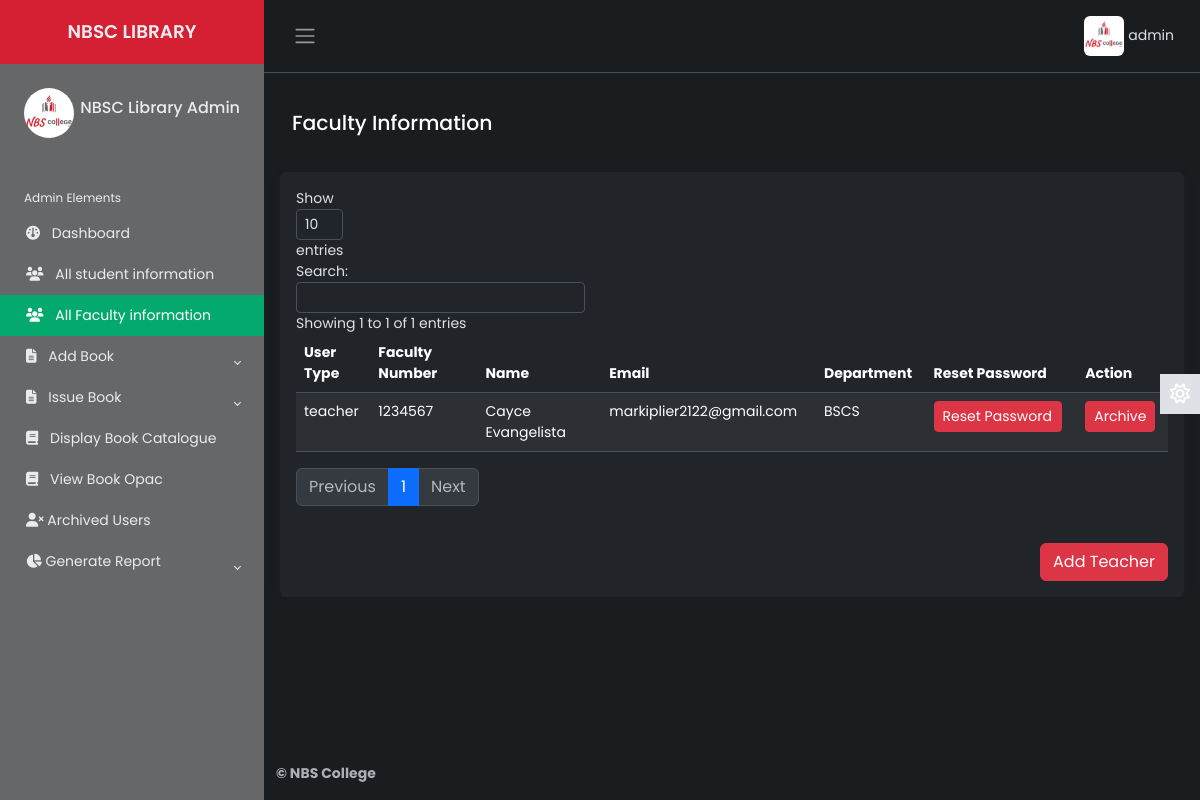
The page /Source/librarian/all-teacher-info.php (signed in) on the database as committed earlier.
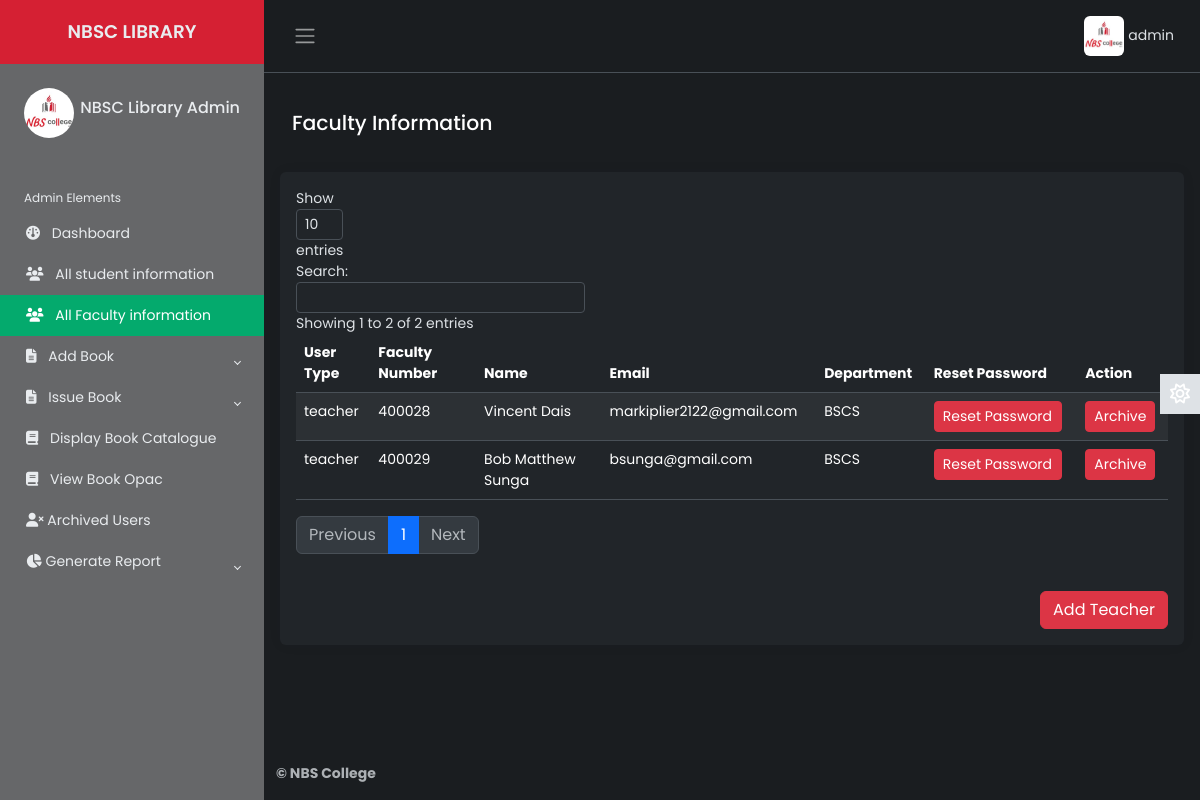
The same page on the database as committed later.
### tables this page shows
CREATE TABLE `lib_registration` (
  `id` int(2) NOT NULL,
  `name` varchar(50) NOT NULL,
  `username` varchar(20) NOT NULL,
  `password` varchar(20) NOT NULL,
  `email` varchar(50) NOT NULL,
  `phone` varchar(20) NOT NULL,
  `address` varchar(100) NOT NULL,
  `photo` varchar(500) NOT NULL,
  `status` varchar(7) NOT NULL
);

CREATE TABLE `teacher` (
  `id_number` varchar(20) NOT NULL,
  `first_name` varchar(50) NOT NULL,
  `last_name` varchar(50) NOT NULL,
  `middle_name` varchar(50) NOT NULL,
  `email` varchar(50) NOT NULL,
  `dept` varchar(50) NOT NULL,
  `password` varchar(50) NOT NULL,
  `user_type` varchar(50) NOT NULL,
  `photo` varchar(5000) NOT NULL,
  `status` varchar(7) NOT NULL,
  `vkey` varchar(255) NOT NULL,
  `verified` varchar(3) NOT NULL
);

### Source/librarian/all-teacher-info.php (the view, shortened to what the changed rows need)
        <?php
    include 'inc/header.php';
    include 'inc/connection.php';
 ?>
<main class="content px-3 py-2">
            <br>
            <div class="card border-0">
                        <div class="card-body">
                            <table class="table table-hover  table-striped" id="dtBasicExample">
                                <thead style="text-align: left;">
                                    <tr>
                                        <th scope="col">User Type</th>
                                        <th scope="col" class="text-left">Faculty Number</th>
                                        <th scope="col">Name</th>
                                        <th scope="col">Email</th>
                                        <th scope="col">Department</th>
                                        <th scope="col">Reset Password</th>
                                        <th scope="col">Action</th>
                                    </tr>
                                </thead>
                                <tbody class="text-left">
                                <?php
                                        $res2= mysqli_query($link, "select * from teacher ORDER BY id_number DESC");
                                        while ($row1=mysqli_fetch_array($res2)) {
                                            echo "<tr>";
                                            echo "<td>"; echo $row1["user_type"]; echo "</td>";
                                            echo "<td>"; echo $row1["id_number"]; echo "</td>";
                                            echo "<td>"; echo $row1["first_name"]; "<td>"; echo " "; echo $row1["last_name"]; echo "</td>";
                                            echo "<td>"; echo $row1["email"]; echo "</td>";
                                            echo "<td>"; echo $row1["dept"]; echo "</td>";
                                            echo "<td>";
                                            ?>
                                                <button style="text-align:left; width:128px; max-width:128px;" class='btn btn-danger btn-sm' onclick="resetPasswordConfirmation('<?php echo $row1["id_number"]; ?>', '<?php echo $row1["first_name"] . ' ' . $row1["last_name"]; ?>')">Reset Password</button>
                                            <?php
                                            echo "</td>";
                                            echo "<td>";
                                            ?>
                                                <button class='btn btn-danger btn-sm' onclick="deleteUserConfirmation1('<?php echo $row1["id_number"]; ?>', '<?php echo $row1["first_name"] . ' ' . $row1["last_name"]; ?>')">Archive</button>
                                            <?php
                                            echo "</td>";
                                            echo "</tr>";
                                        }
                                     ?>
                                       </tbody>
                            </table>
                            <br>
                            <div class="text-end">
                                <button type="button" class="btn btn-danger" data-toggle="modal" data-target="#addTeacherModal">
                                </button>
                            </div>
                        </div>
                    </div>
 </main>

### Source/librarian/inc/header.php (shortened to what the changed rows need)
<?php
    include 'inc/connection.php';
 ?>
<!DOCTYPE html>
<html lang="en" data-bs-theme="dark">
<head>
    <link href="https://cdn.datatables.net/v/dt/jszip-3.10.1/dt-2.0.3/b-3.0.1/b-html5-3.0.1/b-print-3.0.1/datatables.min.css" rel="stylesheet">
    <link rel="stylesheet" href="inc/css/bootstrap.min.css">
    <link rel="stylesheet" href="inc/css/custom1.css">
    <link rel="stylesheet" href="inc/css/animate.css">
</head>
<body>
    <div class="wrapper">
    <aside id="sidebar" class="js-sidebar">
            <div class="h-100">
                <ul class="sidebar-nav">
                    <li class="sidebar-header">
                        <span>
                        <?php
                            $res = mysqli_query($link, "select * from lib_registration where username='".$_SESSION['username']."'");
                            while ($row = mysqli_fetch_array($res)){
                                ?><img src="<?php echo $row["photo"]; ?> " height="50px" width="50px" alt="something wrong" class="rounded-circle"></a> <?php
                            }
                        ?>
                        </span>
                        <h6 style="float: right; margin-top: 10px;">
							<?php
								$res = mysqli_query($link, "select * from lib_registration where username='".$_SESSION['username']."'");
								while ($row = mysqli_fetch_array($res)){
								$name  =  $row["name"];
								echo $name;
								}
							?>
            			</h6>
                    </li>
                    <br>
                </ul>
            </div>
        </aside>
        <div class="main">
            <nav class="navbar navbar-expand px-3 border-bottom">
                <div class="navbar-collapse navbar">
                        <ul class="navbar-nav" style="margin-right:10px;">
                        <li class="nav-item dropdown">
								<?php
                                     $res = mysqli_query($link, "select * from lib_registration where username='".$_SESSION['username']."'");
                                     while ($row = mysqli_fetch_array($res)){
                                         ?><a href="#" data-bs-toggle="dropdown" class="nav-icon pe-md-0" style="color: inherit;"><img src="<?php echo $row["photo"]; ?>" alt=""class="avatar img-fluid rounded"> <span><?php echo $_SESSION["username"]; ?></span></a> <?php
                                     }
                                ?>
                        </li>
                    </ul>
                </div>
            </nav>
</body>
</html>

Rows that differ between the two databases and show on the page:
removed teacher: user_type "teacher", id_number "1234567", first_name "Cayce", last_name "Evangelista", email "markiplier2122@gmail.com", dept "BSCS"
added teacher: user_type "teacher", id_number "400029", first_name "Bob Matthew", last_name "Sunga", email "bsunga@gmail.com", dept "BSCS"
added teacher: user_type "teacher", id_number "400028", first_name "Vincent", last_name "Dais", email "markiplier2122@gmail.com", dept "BSCS"
Other text that changed with them:
text written by a page script: "Show entries Search: Showing 1 to 1 of 1 entries Previous 1 Next" → "Show entries Search: Showing 1 to 2 of 2 entries Previous 1 Next"
